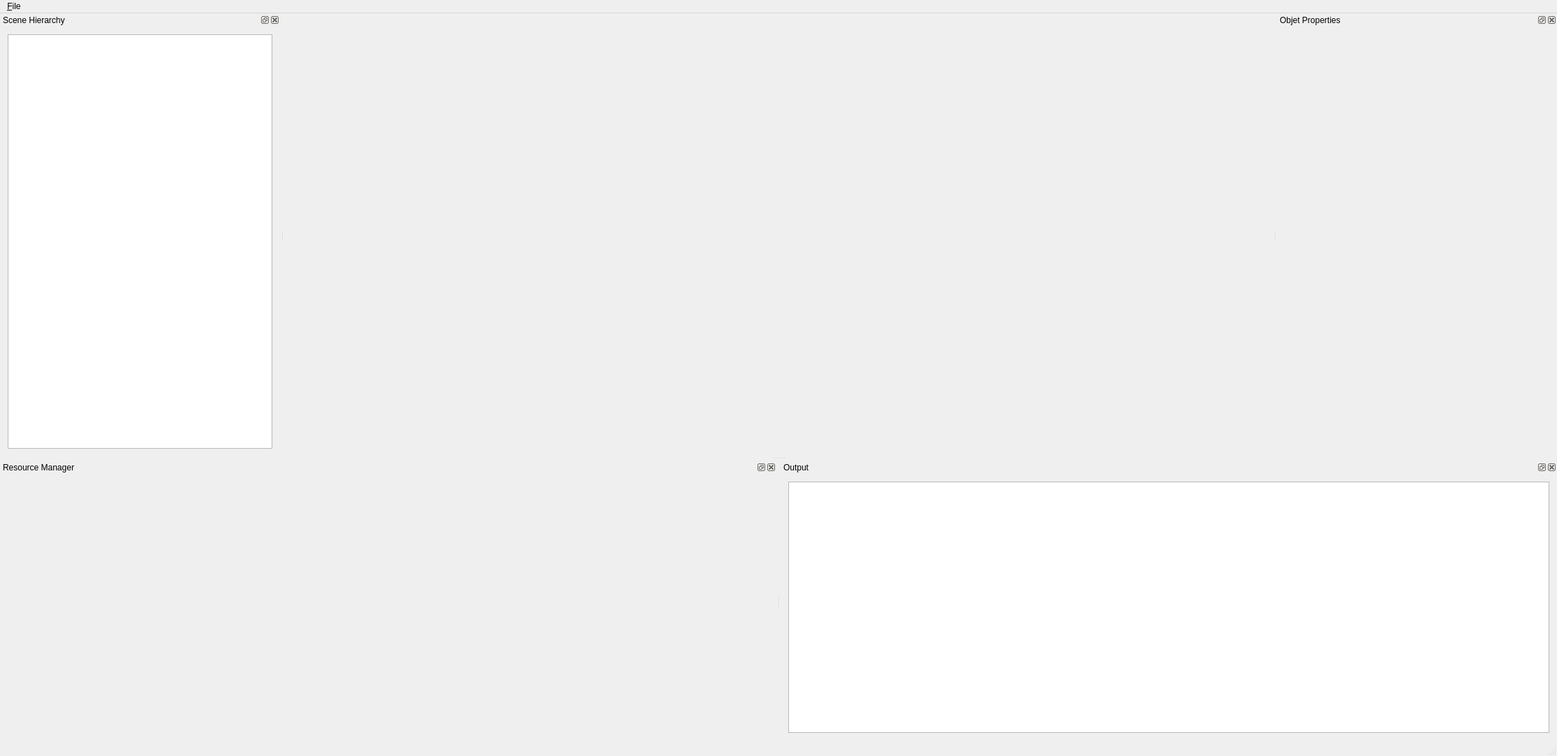
<?xml version="1.0" encoding="UTF-8"?>
<ui version="4.0">
 <class>EditorWindowClass</class>
 <widget class="QMainWindow" name="EditorWindowClass">
  <property name="geometry">
   <rect>
    <x>0</x>
    <y>0</y>
    <width>2220</width>
    <height>1080</height>
   </rect>
  </property>
  <property name="windowTitle">
   <string>EditorWindow</string>
  </property>
  <widget class="QWidget" name="centralWidget">
   <property name="minimumSize">
    <size>
     <width>1412</width>
     <height>0</height>
    </size>
   </property>
   <layout class="QHBoxLayout" name="horizontalLayout">
    <item>
     <widget class="QWidget" name="widget_engine" native="true"/>
    </item>
   </layout>
  </widget>
  <widget class="QMenuBar" name="menuBar">
   <property name="geometry">
    <rect>
     <x>0</x>
     <y>0</y>
     <width>2220</width>
     <height>21</height>
    </rect>
   </property>
   <widget class="QMenu" name="menu_File">
    <property name="title">
     <string>&amp;File</string>
    </property>
    <addaction name="action_Exit"/>
   </widget>
   <addaction name="menu_File"/>
  </widget>
  <widget class="QStatusBar" name="statusBar"/>
  <widget class="QDockWidget" name="dockWidget_resource_manager">
   <property name="minimumSize">
    <size>
     <width>400</width>
     <height>400</height>
    </size>
   </property>
   <property name="features">
    <set>QDockWidget::AllDockWidgetFeatures</set>
   </property>
   <property name="windowTitle">
    <string>Resource Manager</string>
   </property>
   <attribute name="dockWidgetArea">
    <number>8</number>
   </attribute>
   <widget class="QWidget" name="dockWidgetContents_resource_manager"/>
  </widget>
  <widget class="QDockWidget" name="dockWidget_scene">
   <property name="minimumSize">
    <size>
     <width>400</width>
     <height>400</height>
    </size>
   </property>
   <property name="windowTitle">
    <string>Scene Hierarchy</string>
   </property>
   <attribute name="dockWidgetArea">
    <number>1</number>
   </attribute>
   <widget class="QWidget" name="dockWidgetContents_scene">
    <layout class="QHBoxLayout" name="horizontalLayout_2">
     <item>
      <widget class="QTreeView" name="treeView_scene"/>
     </item>
    </layout>
   </widget>
  </widget>
  <widget class="QDockWidget" name="dockWidget_properties">
   <property name="minimumSize">
    <size>
     <width>400</width>
     <height>400</height>
    </size>
   </property>
   <property name="windowTitle">
    <string>Objet Properties</string>
   </property>
   <attribute name="dockWidgetArea">
    <number>2</number>
   </attribute>
   <widget class="QWidget" name="dockWidgetContents_properties">
    <layout class="QGridLayout" name="gridLayout_2"/>
   </widget>
  </widget>
  <widget class="QDockWidget" name="dockWidget_output">
   <property name="minimumSize">
    <size>
     <width>400</width>
     <height>400</height>
    </size>
   </property>
   <property name="windowTitle">
    <string>Output</string>
   </property>
   <attribute name="dockWidgetArea">
    <number>8</number>
   </attribute>
   <widget class="QWidget" name="dockWidgetContents_output">
    <layout class="QHBoxLayout" name="horizontalLayout_3">
     <item>
      <widget class="orion::editor::TextEditOutput" name="text_edit_output">
       <property name="frameShape">
        <enum>QFrame::StyledPanel</enum>
       </property>
       <property name="frameShadow">
        <enum>QFrame::Sunken</enum>
       </property>
       <property name="undoRedoEnabled">
        <bool>false</bool>
       </property>
       <property name="readOnly">
        <bool>true</bool>
       </property>
      </widget>
     </item>
    </layout>
   </widget>
  </widget>
  <action name="action_Exit">
   <property name="text">
    <string>&amp;Exit</string>
   </property>
  </action>
 </widget>
 <layoutdefault spacing="6" margin="11"/>
 <customwidgets>
  <customwidget>
   <class>orion::editor::TextEditOutput</class>
   <extends>QTextEdit</extends>
   <header location="global">Editor\Components\Output\TextEditOutput.hpp</header>
  </customwidget>
 </customwidgets>
 <resources>
  <include location="EditorWindow.qrc"/>
 </resources>
 <connections/>
</ui>
